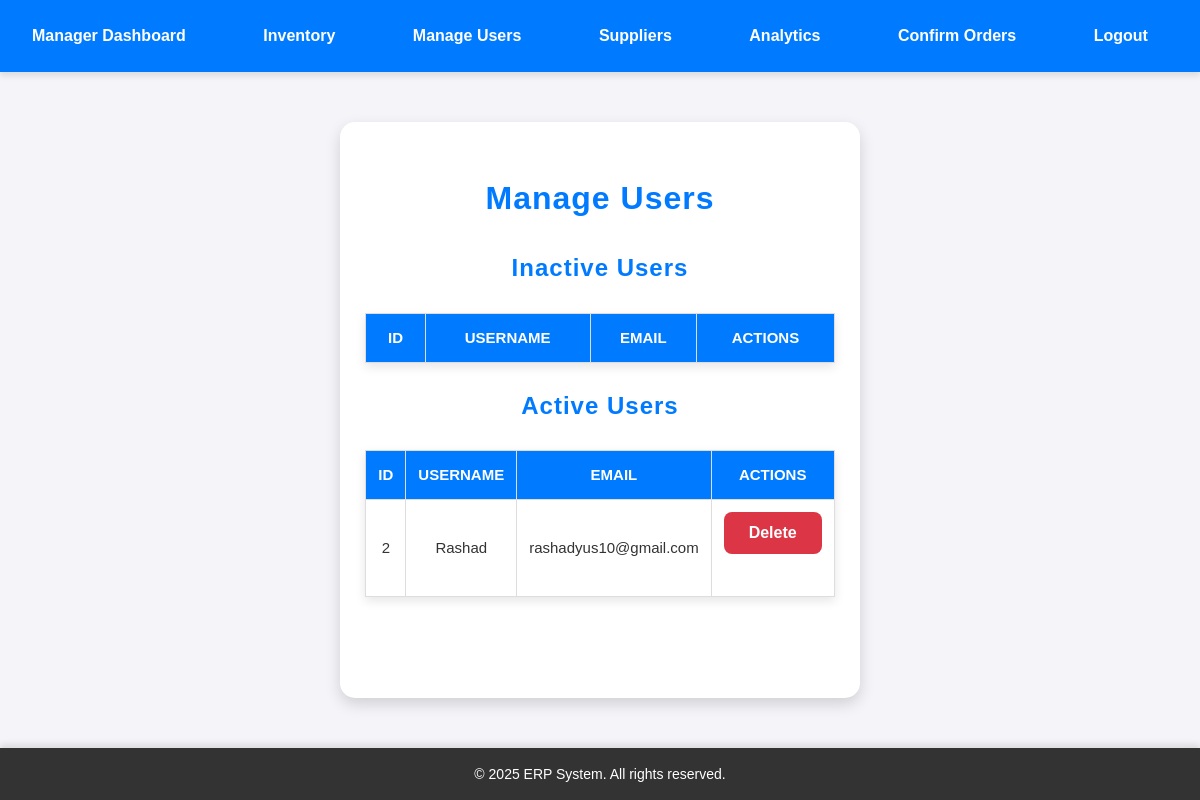
The app's page /manage_users (signed in) with its own data.
### app.py (models this page shows)
class User(db.Model):
    id = db.Column(db.Integer, primary_key=True)
    username = db.Column(db.String(100), nullable=False)
    email = db.Column(db.String(100), unique=True, nullable=False)
    password = db.Column(db.String(200), nullable=False)
    role = db.Column(db.String(10), nullable=False)  # 'manager' или 'user'
    is_active = db.Column(db.Boolean, default=False)  # Указывает, активен ли пользователь

### app.py (the view, shortened to what this page needs)
@app.route('/manage_users', methods=['GET', 'POST'])
def manage_users():
    if 'user_id' not in session or session['role'] != 'manager':
        return redirect(url_for('home'))
    inactive_users = User.query.filter_by(role='user', is_active=False).all()
    active_users = User.query.filter_by(role='user', is_active=True).all()
    return render_template('manage_users.html', inactive_users=inactive_users, active_users=active_users)

### templates/manage_users.html (shortened to what this page needs)
{% extends "base.html" %}
{% block content %}
    <h2>Manage Users</h2>
    <h3>Inactive Users</h3>
    <table>
        <thead>
            <tr>
                <th>ID</th>
                <th>Username</th>
                <th>Email</th>
                <th>Actions</th>
            </tr>
        </thead>
    </table>
    <h3>Active Users</h3>
    <table>
        <thead>
            <tr>
                <th>ID</th>
                <th>Username</th>
                <th>Email</th>
                <th>Actions</th>
            </tr>
        </thead>
        <tbody>
            {% for user in active_users %}
            <tr>
                <td>{{ user.id }}</td>
                <td>{{ user.username }}</td>
                <td>{{ user.email }}</td>
                <td>
                    <form method="POST">
                        <button type="submit" name="action" value="delete" class="button delete-button">Delete</button>
                    </form>
                </td>
            </tr>
            {% endfor %}
        </tbody>
    </table>
{% endblock %}

### static/style.css (style rules this page uses)
body { font-family: 'Arial', sans-serif; background-color: #f4f4f9; margin: 0; padding: 0; color: #333; line-height: 1.6; display: flex; flex-direction: column; min-height: 100vh; }
h1, h2, h3 { text-align: center; color: #007bff; font-weight: 700; margin-bottom: 25px; letter-spacing: 1px; }
h2 { font-size: 2rem; }
h3 { font-size: 1.5rem; }
.button, button { background-color: #007bff; color: white; padding: 12px 25px; border: none; border-radius: 8px; font-size: 16px; font-weight: bold; cursor: pointer; text-decoration: none; text-align: center; display: inline-block; transition: background-color 0.3s ease, box-shadow 0.3s ease, transform 0.2s; }
.button.delete-button { background-color: #dc3545; }
form { display: flex; flex-direction: column; gap: 20px; margin-bottom: 30px; }
table { width: 100%; border-collapse: collapse; margin-top: 20px; box-shadow: 0 4px 10px rgba(0, 0, 0, 0.1); background-color: white; }
table th, table td { border: 1px solid #ddd; text-align: center; padding: 12px; font-size: 15px; }
table th { background-color: #007bff; color: white; font-weight: bold; text-transform: uppercase; }

### records on screen
User: id "2", username "Rashad", email "rashadyus10@gmail.com"
